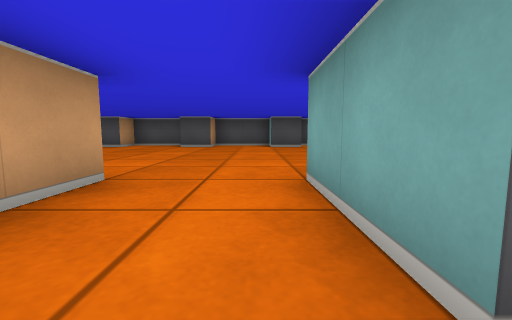
view 1 (above)

18 first-person views from a walk through a cub3D ray-caster map. The camera is about half as high as the walls, tilts 6° down and sees 90° across. The floor is counted in squares. Each view is taken from the middle of a square. On the plan, view 1 faces up. The plan holds only what a view shows up to about 9 squares ahead; the rest is blank.

view 2
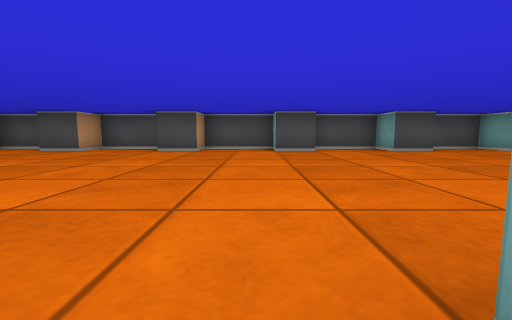

view 3
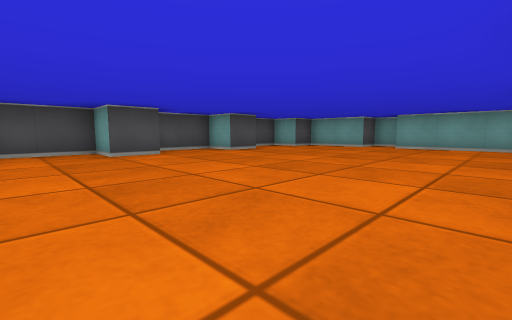

view 4
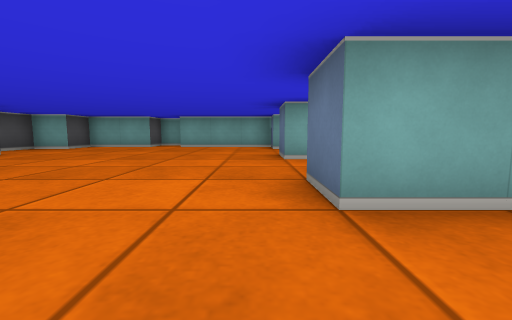

view 5
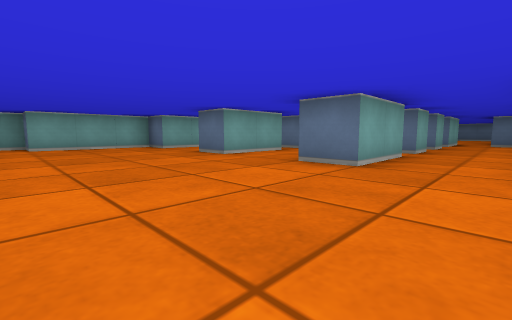

view 6
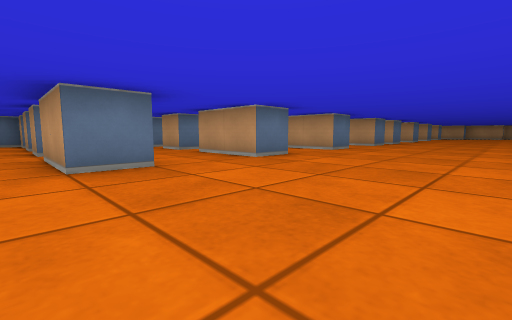

view 7
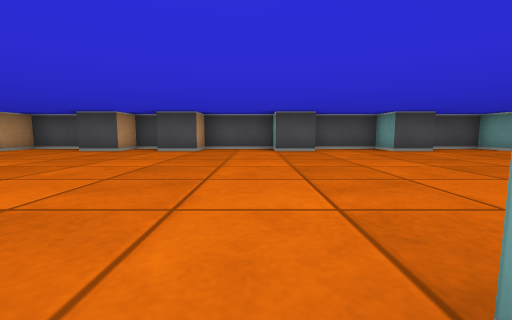

view 8
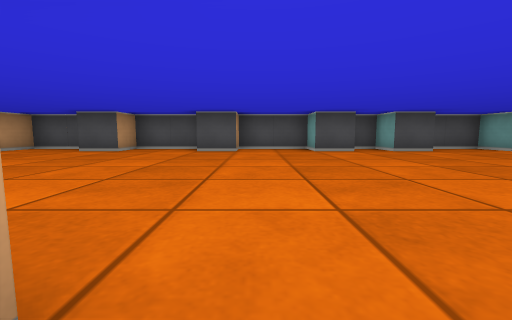

view 9
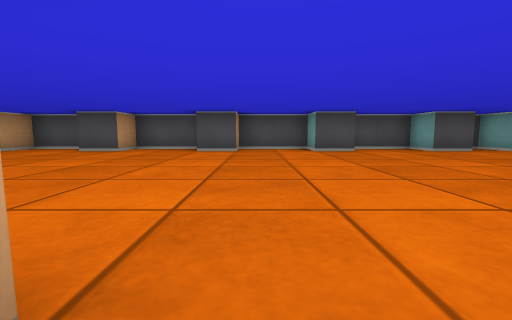

view 10
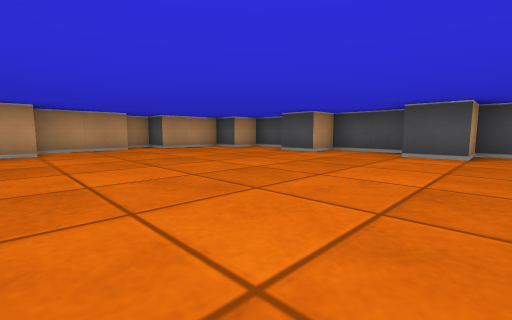

view 11
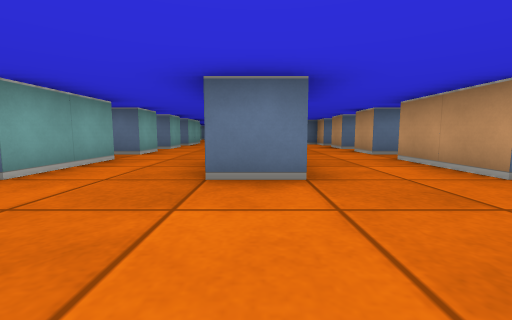

view 12
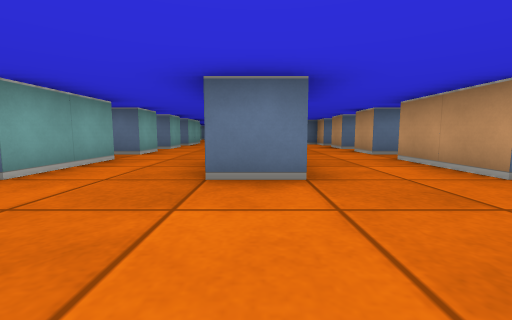

view 13
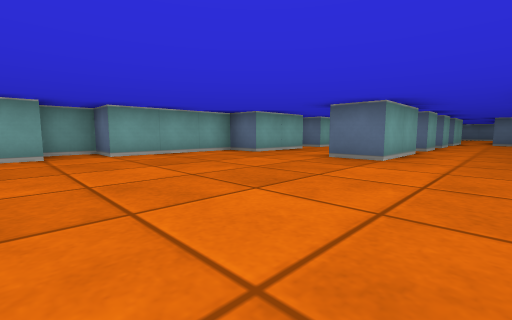

view 14
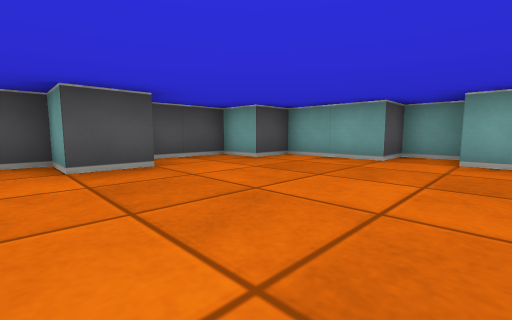

view 15
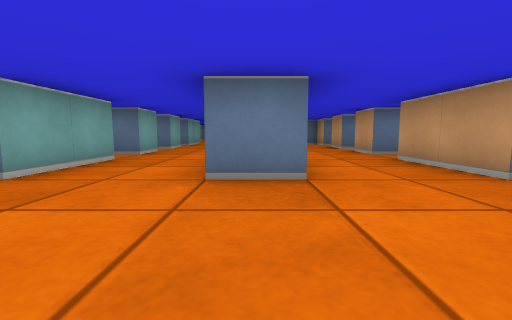

view 16
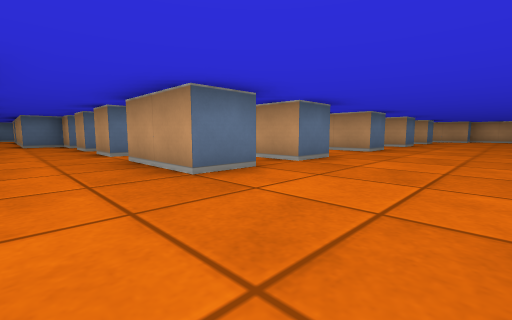

view 17
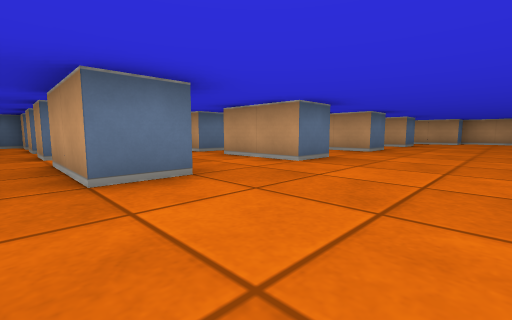

view 18
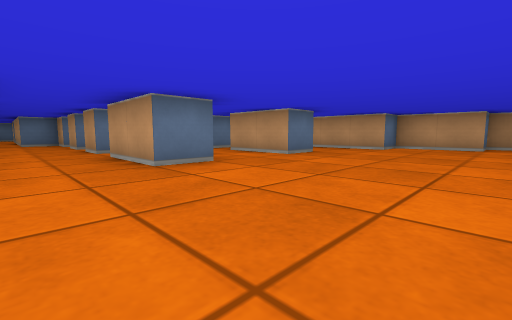

### Floor plan
Key: @ floor where view 1 was taken; # wall or solid block; . floor.
Columns run from 24 left of view 1 to 12 right of it. Each row starts with its distance up from view 1.
 10   #################################
  9  ##..#..#..#..#.#..#..#..#..#..#..##
  8  #.................................#
  7 ##.................................##
  6 #...................................#
  5 ##.................................##
  4  #.................................#
  3  ##................................#
  2   #..#..#..#..#.#..#..#..#..#..#..##
  1   #  #. #..#..#.#..#..#..#..#..#..#
  0      .. ..... ..........@....... ..
 -1      #  #..#  #.#..#..#..#..#..#  #
 -2          ..    ........ ........
 -3         #..   #.#..#..# .#..#..#
 -4          ..    .... ..  .......
 -5         #..   #.#..      #..#..
 -6         ##.   ####.      ##.##
 -7                  #.

Where each view was taken, in squares from view 1:
view 1: 0 up, 0 right, facing up
view 2: 2 up, 0 right, facing up
view 3: 3 up, 2 right, facing up-right
view 4: 3 up, 2 right, facing right
view 5: 6 up, 2 right, facing down-right
view 6: 6 up, 2 right, facing down-left
view 7: 2 up, 6 left, facing up
view 8: 2 up, 12 left, facing up
view 9: 2 up, 15 left, facing up
view 10: 3 up, 15 left, facing up-left
view 11: 5 up, 2 left, facing down
view 12: 5 up, 4 right, facing down
view 13: 7 up, 5 right, facing down-right
view 14: 5 up, 6 right, facing up-right
view 15: 5 up, 5 left, facing down
view 16: 5 up, 6 left, facing down-left
view 17: 5 up, 9 left, facing down-left
view 18: 6 up, 14 left, facing down-left
